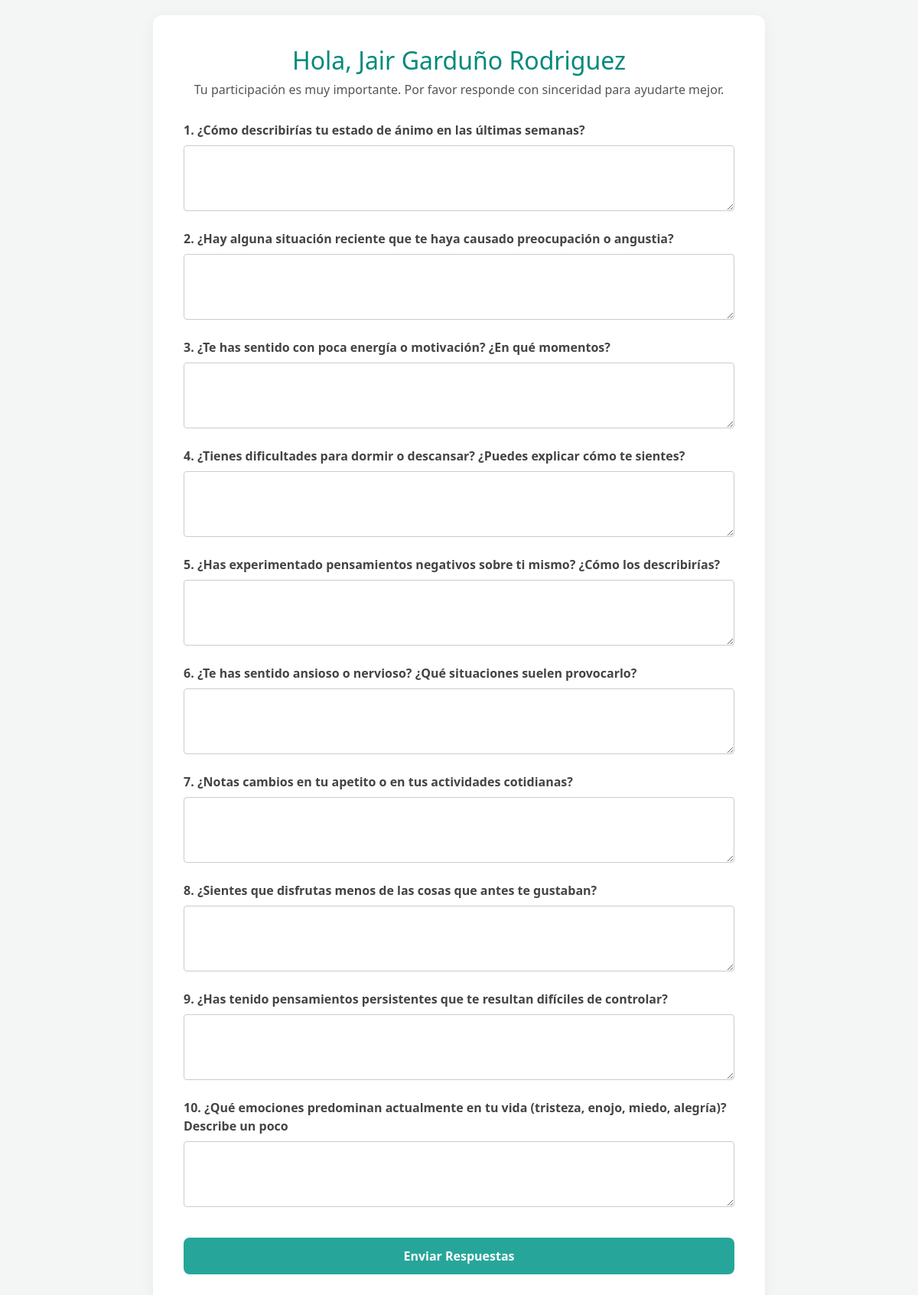
Screenshot of /alithor/cuestionarios/ (signed in) with the database file from the repository.
### alithor/models.py (models this page shows)
class Pregunta(models.Model):
    texto_pregunta = models.TextField()
    tipo_pregunta = models.CharField(max_length=50, blank=True, null=True)
    creado_en = models.DateTimeField(auto_now_add=True)

### alithor/views.py (the view)
# urls.py: path('cuestionarios/', views.CuestionariosView.as_view(), name='cuestionarios'),
class CuestionariosView(View):
    def get(self, request):
        nombre = request.session.get('nombre')
        apellido = request.session.get('apellido')
        rol = request.session.get('rol')
        preguntas = Pregunta.objects.all()
        context = {
            'nombre': nombre,
            'apellido': apellido,
            'rol': rol,
            'preguntas': preguntas,
        }
        return render(request, 'cuestionarios.html', context)

### templates/cuestionarios.html (shortened to what this page needs)
<!DOCTYPE html>
<html lang="es">
<head>
  <link href="https://stackpath.bootstrapcdn.com/bootstrap/4.5.2/css/bootstrap.min.css" rel="stylesheet" />
  <link href="https://cdnjs.cloudflare.com/ajax/libs/font-awesome/5.15.4/css/all.min.css" rel="stylesheet" />
</head>
<body>
<div class="form-container">
  <h2>Hola, {{ nombre }} {{ apellido }}</h2>
  <h5>Tu participación es muy importante. Por favor responde con sinceridad para ayudarte mejor.</h5>
  <form id="cuestionarioForm" method="POST">
    {% for pregunta in preguntas %}
      <div class="form-group mt-4">
        <label>{{ forloop.counter }}. {{ pregunta.texto_pregunta }}</label>
        {% if pregunta.tipo_pregunta == "Abierta" %}
          <textarea name="respuesta_{{ pregunta.id }}" class="form-control" rows="3" required></textarea>
        {% endif %}
      </div>
    {% endfor %}
    <button type="submit" class="btn btn-primary mt-4">Enviar Respuestas</button>
  </form>
</div>
</body>
</html>

### templates/cuestionarios.html (style rules this page uses)
body { background-color: #f3f6f5; color: #333; font-family: 'Segoe UI', sans-serif; display: flex; align-items: center; justify-content: center; min-height: 100vh; padding: 20px; }
.form-container { background-color: #ffffff; padding: 40px; border-radius: 12px; width: 100%; max-width: 800px; box-shadow: 0 4px 20px rgba(0, 0, 0, 0.05); }
h2 { color: #00897b; text-align: center; margin-bottom: 10px; }
h5 { text-align: center; font-weight: 400; font-size: 16px; color: #555; margin-bottom: 30px; }
label { font-weight: 600; color: #444; }
.form-control { background-color: #fff; border: 1px solid #ccc; color: #333; }
.btn-primary { background-color: #26a69a; border: none; border-radius: 8px; padding: 12px 20px; font-size: 16px; font-weight: 600; width: 100%; }

### rows the page displays
Pregunta: texto_pregunta "¿Cómo describirías tu estado de ánimo en las últimas semanas?"
Pregunta: texto_pregunta "¿Hay alguna situación reciente que te haya causado preocupación o angustia?"
Pregunta: texto_pregunta "¿Te has sentido con poca energía o motivación? ¿En qué momentos?"
Pregunta: texto_pregunta "¿Tienes dificultades para dormir o descansar? ¿Puedes explicar cómo te sientes?"
Pregunta: texto_pregunta "¿Has experimentado pensamientos negativos sobre ti mismo? ¿Cómo los describirías?"
Pregunta: texto_pregunta "¿Te has sentido ansioso o nervioso? ¿Qué situaciones suelen provocarlo?"
Pregunta: texto_pregunta "¿Notas cambios en tu apetito o en tus actividades cotidianas?"
Pregunta: texto_pregunta "¿Sientes que disfrutas menos de las cosas que antes te gustaban?"
Pregunta: texto_pregunta "¿Has tenido pensamientos persistentes que te resultan difíciles de controlar?"
Pregunta: texto_pregunta "¿Qué emociones predominan actualmente en tu vida (tristeza, enojo, miedo, alegría)? Describe un poco"

### other values shown
{{ nombre }} "Jair"
{{ apellido }} "Garduño Rodriguez"
